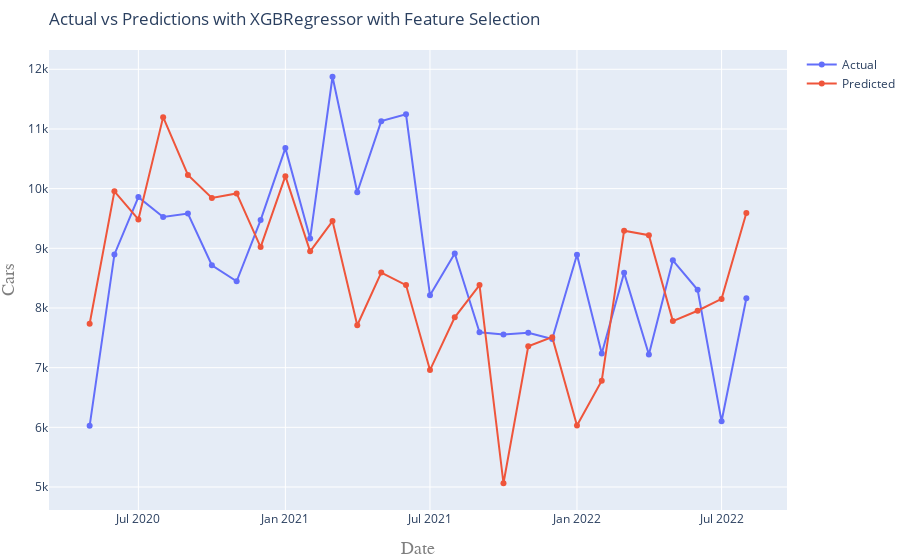

Write notebook code for a chart like this one.
### Code cell
# Compute and print model score with scaled data
model_name = model.__class__.__name__ + ' with Feature Selection'
scoring(model_name, model, X_train_fs, y_train, X_test_fs, y_test)
